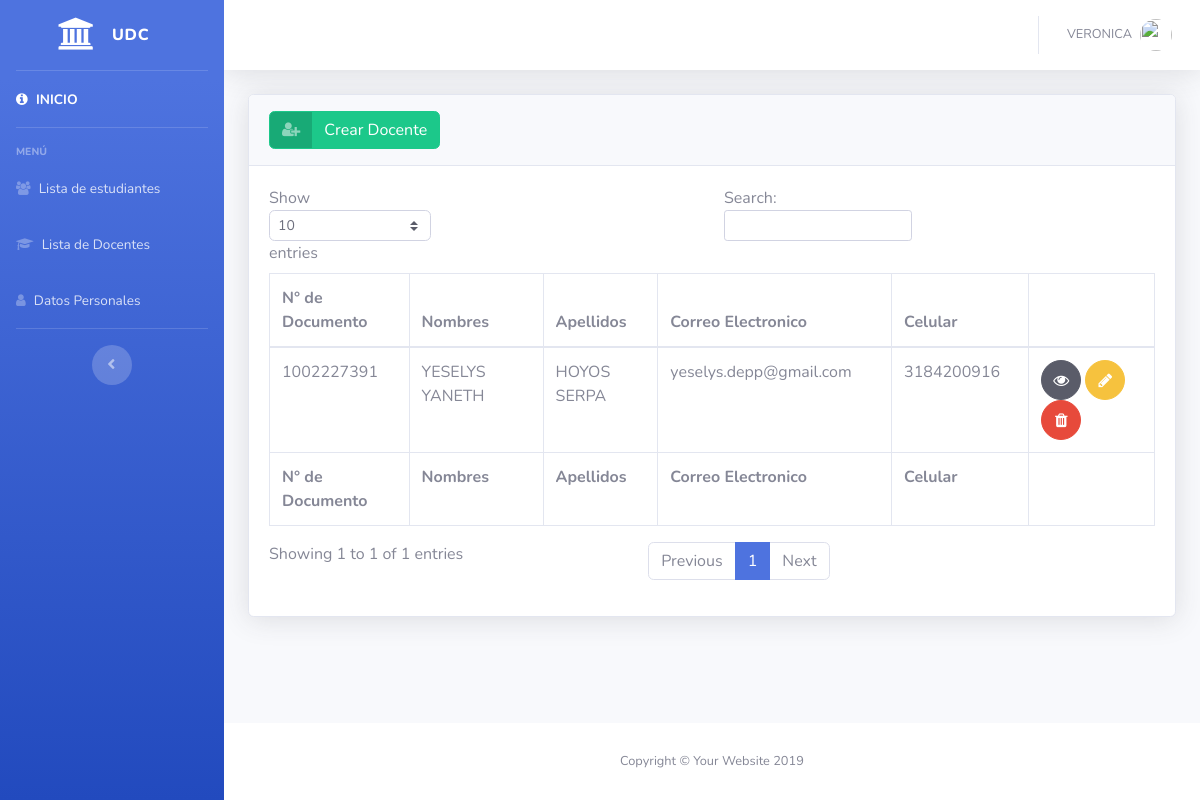
/listadocente.php (signed in), run on the app's committed database.
### tables this page shows
CREATE TABLE `docentes` (
  `id` int(11) NOT NULL,
  `nivel` int(1) NOT NULL DEFAULT 2,
  `tipodedocumento_id` varchar(30) NOT NULL,
  `numerodedocumento` int(30) NOT NULL,
  `primernombre` varchar(40) NOT NULL,
  `segundonombre` varchar(40) NOT NULL,
  `primerapellido` varchar(40) NOT NULL,
  `segundoapellido` varchar(40) NOT NULL,
  `fechadenacimiento` date NOT NULL,
  `genero_id` varchar(30) NOT NULL,
  `direccion` varchar(120) NOT NULL,
  `email` varchar(120) NOT NULL,
  `password` blob NOT NULL,
  `celular1` varchar(20) NOT NULL,
  `celular2` varchar(20) NOT NULL
);

### listadocente.php (the view, shortened to what this page needs)
<?php
 if (isset($_SESSION['numerodedocumento'])) {
  $hostt = "localhost";
  $user = "root";
  $password = "";
  $dbname   = "proyectoudc";
  try { $conn= new PDO ("mysql:host=$hostt;dbname=$dbname",$user,$password);
    $sen = $conn->prepare("SELECT * FROM docentes LIMIT 10");
    $sen->execute() ;
     $rows =$sen->fetchAll(PDO::FETCH_OBJ);
     }catch(PDOException $th) {
      echo $th->getMessage(); }
?>
<!DOCTYPE html>
<html lang="en">
<head>
  <link href="vendor/fontawesome-free/css/all.min.css" rel="stylesheet" type="text/css">
  <link href="css/sb-admin-2.min.css" rel="stylesheet">
  <link rel="stylesheet" href="awesome/css/font-awesome.min.css">
  <link rel="stylesheet" href="sweetalert/css/sweetalert2.min.css">
</head>
<body id="page-top">
  <div id="wrapper">
    <ul class="navbar-nav bg-gradient-primary sidebar sidebar-dark accordion" id="accordionSidebar">
      <a class="sidebar-brand d-flex align-items-center justify-content-center" href="index.php">
        <div class="sidebar-brand-icon">
          <i class="fa fa-university fa-lg"></i>
        </div>
        <div class="sidebar-brand-text mx-3">udc</div>
      </a>
      <hr class="sidebar-divider my-0">
      <li class="nav-item active">
        <a class="nav-link" href="index.php">
          <i class="fa fa-info-circle"></i>
          <span>INICIO</span>
        </a>
      </li>
      <hr class="sidebar-divider">
      <div class="sidebar-heading">
        Menú
      </div>
        <li class="nav-item">
          <a class="nav-link" href="listaestudiante.php">
            <i class="fa fa-users"></i>
            <span>Lista de estudiantes</span></a>
        </li>
        <li class="nav-item">
          <a class="nav-link" href="listadocente.php">
            <i class="fa fa-graduation-cap"></i>
            <span>Lista de Docentes</span></a>
        </li>
        <li class="nav-item">
          <a class="nav-link" href="datosadmin.php">
            <i class="fa fa-user"></i>
            <span>Datos Personales</span></a>
        </li>
      <hr class="sidebar-divider d-none d-md-block">
      <div class="text-center d-none d-md-inline">
        <button class="rounded-circle border-0" id="sidebarToggle"></button>
      </div>
    </ul>
    <div id="content-wrapper" class="d-flex flex-column">
      <div id="content">
        <nav class="navbar navbar-expand navbar-light bg-white topbar mb-4 static-top shadow">
          <ul class="navbar-nav ml-auto">
            <li class="nav-item dropdown no-arrow">
              <a class="nav-link dropdown-toggle" href="#" id="userDropdown" role="button" data-toggle="dropdown" aria-haspopup="true" aria-expanded="false">
                <span class="mr-2 d-none d-lg-inline text-gray-600 small"><?=$_SESSION['nombre']?></span>
                <img class="img-profile rounded-circle" src="https://source.unsplash.com/QAB-WJcbgJk/60x60">
              </a>
            </li>
          </ul>
        </nav>
         <div class="container-fluid">
          <div class="card shadow mb-4">
            <div class="card-header py-3">
                <a href="crear2.php" class="btn btn-success btn-icon-split">
                  <span class="icon text-white-50">
                    <i class="fa fa-user-plus" aria-hidden="true"></i>
                  </span>
                  <span class="text">Crear Docente</span>
                </a>
            </div>
            <div class="card-body">
              <div class="table-responsive">
                <table class="table table-bordered" id="dataTable" width="100%" cellspacing="0">
                  <thead>
                    <tr>
                      <th>N° de Documento</th>
                      <th>Nombres</th>
                      <th>Apellidos</th>
                      <th>Correo Electronico</th>
                      <th>Celular</th>
                      <th></th>
                    </tr>
                  </thead>
                  <tfoot>
                    <tr>
                      <th>N° de Documento</th>
                      <th>Nombres</th>
                      <th>Apellidos</th>
                      <th>Correo Electronico</th>
                      <th>Celular</th>
                      <th></th>
                    </tr>
                  </tfoot>
                  <tbody>
                    <?php
                      foreach ($rows as $row ){
                    ?>
                      <tr>
                        <td><?=$row->numerodedocumento?></td>
                        <td><?=$row->primernombre?> <?=$row->segundonombre?></td>
                        <td><?=$row->primerapellido?> <?=$row->segundoapellido?></td>
                        <td><?=$row->email?></td>
                        <td><?=$row->celular1?></td>
                        <td>
                          <a href="ver2.php?numerodedocumento=<?=$row->numerodedocumento?>" class="btn btn-dark btn-circle">
                            <i class="fa fa-eye"></i>
                          </a>
                          <a href="editar2.php?numerodedocumento=<?=$row->numerodedocumento?>" class="btn btn-warning btn-circle">
                            <i class="fa fa-pencil"></i>
                          </a>
                           <button class="btn btn-danger btn-circle" data-toggle="modal" data-target="#exampleModal" >
                            <i class="fa fa-trash"></i>
                          </button>
                        </td>
                      </tr>
                    <?php
                      }
                    ?>
                  </tbody>
                </table>
              </div>
            </div>
          </div>
        </div>
      </div>
      <footer class="sticky-footer bg-white">
        <div class="container my-auto">
          <div class="copyright text-center my-auto">
            <span>Copyright &copy; Your Website 2019</span>
          </div>
        </div>
      </footer>
    </div>
  </div>
</body>
</html>
<?php
}else {
    header('location: principal.php');
}?>

### data on the page
docentes: numerodedocumento "1002227391", primernombre "YESELYS", segundonombre "YANETH", primerapellido "HOYOS", segundoapellido "SERPA", email "yeselys.depp@gmail.com", celular1 "3184200916"

### other printed values
$_SESSION['nombre'] "VERONICA"
